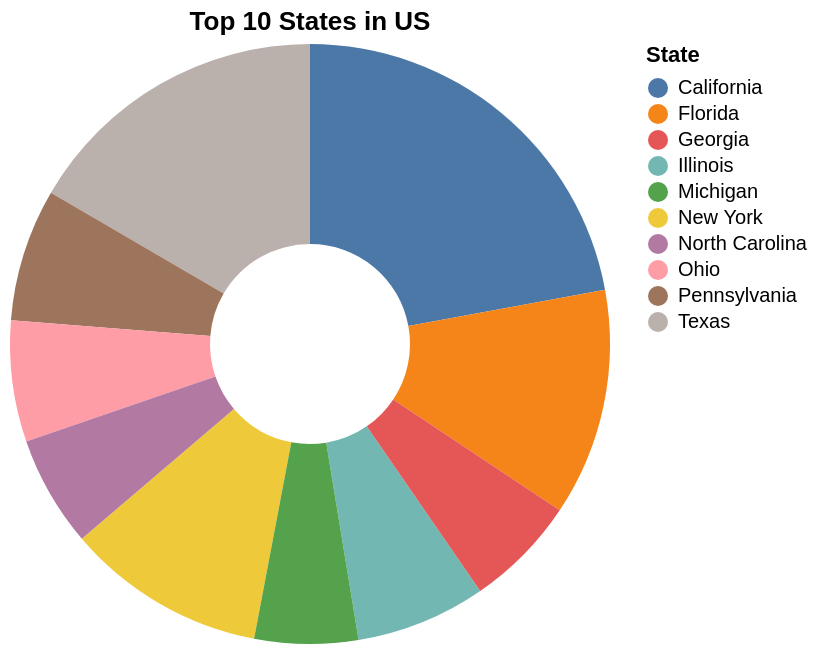

Write the Vega-Lite specification saved for this chart.
### Vega-Lite specification from a JSON file in a GitHub repository (floating-point values rounded to 4 significant figures)
{"$schema": "https://vega.github.io/schema/vega-lite/v5.json", "title": "Top 10 States in US", "data": {"values": [{"State": "California", "value": 39613493}, {"State": "Texas", "value": 29730311}, {"State": "Florida", "value": 21944577}, {"State": "New York", "value": 19299981}, {"State": "Pennsylvania", "value": 12804123}, {"State": "Illinois", "value": 12569321}, {"State": "Ohio", "value": 11714618}, {"State": "Georgia", "value": 10830007}, {"State": "North Carolina", "value": 10701022}, {"State": "Michigan", "value": 9992427}]}, "mark": {"type": "arc", "innerRadius": 50}, "encoding": {"theta": {"field": "value", "type": "quantitative"}, "color": {"field": "State", "type": "nominal"}, "tooltip": [{"field": "State", "type": "nominal", "title": "State"}, {"field": "value", "type": "quantitative", "title": "Total Population"}]}}
